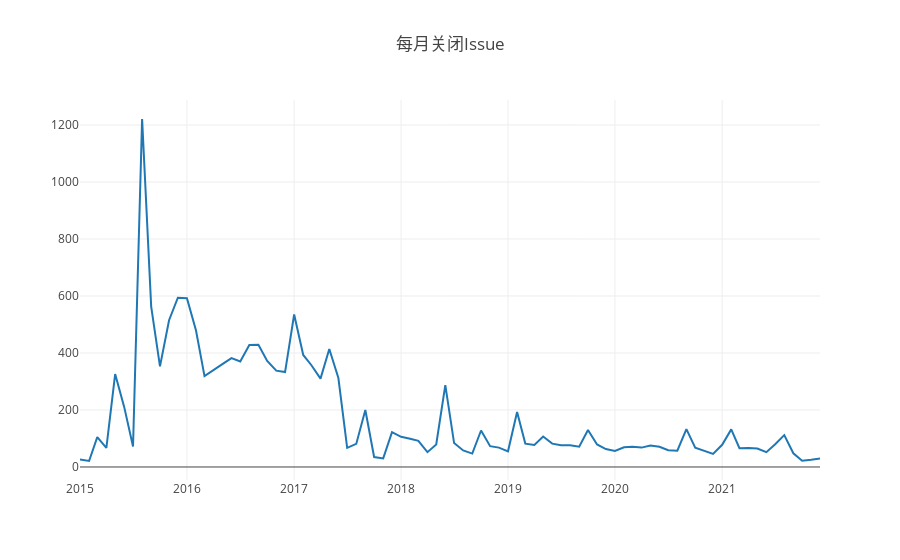

The notebook cell this image was saved under:
### Code cell
Promise.all(
    years.map(year=>{
    var q = `
        SELECT  count(*) count, toMonth(created_at) month FROM 
        github_log.events
        WHERE repo_id = ${repo_id} And toYear(created_at) = ${year}
        AND type = 'IssuesEvent'
        AND action = 'closed'
        group by month
        order by month
        `
    return openDigger.driver.clickhouse.query(q)
    })
).then(values=>{
    var dataPlot = [[],[]]
    var year = years[0]
    values.forEach(Oneyear=>{
        var count = []
        var month = []
        Oneyear.forEach(oneMonth=>{
            count.push(oneMonth['count'])
            month.push(year + '-' + oneMonth['month'])
        })
        year+=1
        dataPlot[0].push(...count)
        dataPlot[1].push(...month)
    })
    openDigger.render.plotly([{y:dataPlot[0],x:dataPlot[1]}], {title:'每月关闭Issue'});
})

### Figure 1 — Plotly figure (JSON) as saved in the notebook; plotly's stock layout.template omitted (floating-point values rounded to 4 significant figures)
{"data": [{"x": ["2015-1", "2015-2", "2015-3", "2015-4", "2015-5", "2015-6", "2015-7", "2015-8", "2015-9", "2015-10", "2015-11", "2015-12", "2016-1", "2016-2", "2016-3", "2016-4", "2016-5", "2016-6", "2016-7", "2016-8", "2016-9", "2016-10", "2016-11", "2016-12", "2017-1", "2017-2", "2017-3", "2017-4", "2017-5", "2017-6", "2017-7", "2017-8", "2017-9", "2017-10", "2017-11", "2017-12", "2018-1", "2018-2", "2018-3", "2018-4", "2018-5", "2018-6", "2018-7", "2018-8", "2018-9", "2018-10", "2018-11", "2018-12", "2019-1", "2019-2", "2019-3", "2019-4", "2019-5", "2019-6", "2019-7", "2019-8", "2019-9", "2019-10", "2019-11", "2019-12", "2020-1", "2020-2", "2020-3", "2020-4", "2020-5", "2020-6", "2020-7", "2020-8", "2020-9", "2020-10", "2020-11", "2020-12", "2021-1", "2021-2", "2021-3", "2021-4", "2021-5", "2021-6", "2021-7", "2021-8", "2021-9", "2021-10", "2021-11", "2021-12"], "y": ["26", "21", "105", "67", "326", "210", "72", "1221", "563", "353", "515", "594", "592", "479", "319", "342", "361", "382", "370", "428", "429", "372", "338", "333", "535", "393", "357", "310", "414", "312", "67", "81", "200", "35", "30", "122", "106", "99", "92", "52", "79", "287", "84", "58", "47", "128", "73", "68", "55", "193", "82", "77", "107", "82", "76", "76", "71", "130", "79", "63", "56", "69", "71", "68", "75", "71", "59", "57", "133", "68", "57", "46", "78", "132", "66", "67", "65", "52", "80", "112", "48", "22", "25", "30"]}], "layout": {"autosize": true, "title": {"text": "每月关闭Issue"}, "xaxis": {"autorange": true, "range": ["2015-01-01", "2021-12-01"], "type": "date"}, "yaxis": {"autorange": true, "range": [-45.67, 1288.0], "type": "linear"}}}
